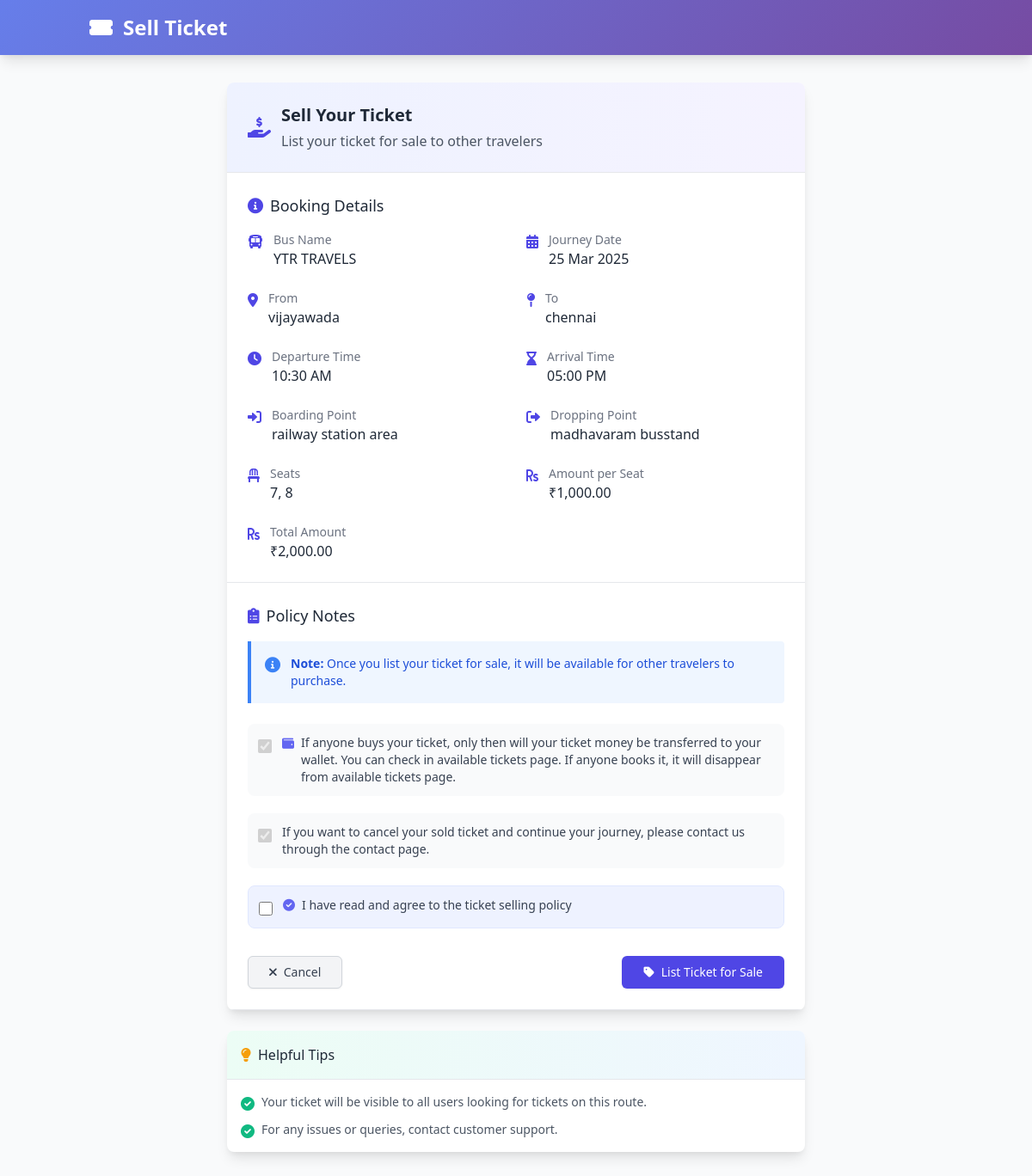
Page /sell.php?id=31 (signed in) on the committed database.
### tables this page shows
CREATE TABLE `bookings` (
  `id` int(11) NOT NULL,
  `user_id` int(11) NOT NULL,
  `bus_id` int(11) NOT NULL,
  `busname` varchar(255) NOT NULL,
  `journeydate` date NOT NULL,
  `ticketprice` decimal(10,2) NOT NULL,
  `booking_date` datetime NOT NULL,
  `email` varchar(255) DEFAULT NULL,
  `boarding_point` varchar(255) NOT NULL,
  `boarding_time` time DEFAULT NULL,
  `dropping_point` varchar(255) NOT NULL,
  `dropping_time` time DEFAULT NULL,
  `from_location` varchar(255) NOT NULL,
  `to_location` varchar(255) NOT NULL,
  `selected_seats` varchar(255) NOT NULL,
  `total_amount` decimal(10,2) DEFAULT NULL,
  `booking_status` enum('confirmed','cancelled') NOT NULL DEFAULT 'confirmed'
);

### sell.php (the view, shortened to what this page needs)
<?php
include 'config.php';
$booking_id = $_GET['id'];
$user_id = $_SESSION['id'];
$query = "SELECT b.*, 'Bus' as type, b.bus_id, b.from_location, b.to_location, b.boarding_point, b.dropping_point,
          b.selected_seats, b.total_amount, b.boarding_time, b.dropping_time, b.booking_status, b.journeydate
          FROM bookings b
          WHERE b.id = ? AND b.user_id = ?";
$stmt = $conn->prepare($query);
$stmt->bind_param("ii", $booking_id, $user_id);
$stmt->execute();
$result = $stmt->get_result();
$booking = $result->fetch_assoc();
$seats_array = explode(',', $booking['selected_seats']);
$total_seats = count($seats_array);
$amount_per_seat = $booking['total_amount'] / $total_seats;
?>
<!DOCTYPE html>
<html lang="en">
<head>
    <link href="https://cdnjs.cloudflare.com/ajax/libs/tailwindcss/2.2.19/tailwind.min.css" rel="stylesheet">
    <link href="https://cdnjs.cloudflare.com/ajax/libs/font-awesome/6.0.0/css/all.min.css" rel="stylesheet">
</head>
<body class="bg-gray-50 min-h-screen">
    <nav class="gradient-bg text-white shadow-lg sticky top-0 z-10">
        <div class="container mx-auto px-4 py-4">
            <div class="flex items-center justify-between">
                <div class="flex items-center">
                    <i class="fas fa-ticket-alt text-xl sm:text-2xl mr-3 rotate-45"></i>
                    <h1 class="text-lg sm:text-2xl font-bold">Sell Ticket</h1>
                </div>
            </div>
        </div>
    </nav>
    <div class="container mx-auto px-4 py-8">
        <div class="bg-white rounded-lg shadow-lg overflow-hidden max-w-2xl mx-auto card-shadow">
            <div class="p-6 border-b border-gray-200 bg-gradient-to-r from-indigo-50 to-purple-50">
                <div class="flex items-center">
                    <i class="fas fa-hand-holding-dollar text-2xl text-indigo-600 mr-3"></i>
                    <div>
                        <h2 class="text-xl font-semibold text-gray-800">Sell Your Ticket</h2>
                        <p class="text-gray-600 mt-1">List your ticket for sale to other travelers</p>
                    </div>
                </div>
            </div>
            <div class="p-6 border-b border-gray-200">
                <div class="flex items-center mb-4">
                    <i class="fas fa-info-circle text-lg text-indigo-600 mr-2"></i>
                    <h3 class="text-lg font-medium text-gray-800">Booking Details</h3>
                </div>
                <div class="grid grid-cols-1 md:grid-cols-2 gap-6">
                    <div class="flex items-start">
                        <i class="fas fa-bus text-indigo-500 mt-1 mr-3 feature-icon"></i>
                        <div>
                            <p class="text-sm text-gray-500">Bus Name</p>
                            <p class="text-gray-800 font-medium"><?php echo htmlspecialchars($booking['busname']); ?></p>
                        </div>
                    </div>
                    <div class="flex items-start">
                        <i class="fas fa-calendar-alt text-indigo-500 mt-1 mr-3 feature-icon"></i>
                        <div>
                            <p class="text-sm text-gray-500">Journey Date</p>
                            <p class="text-gray-800 font-medium">
                                <?php echo date('d M Y', strtotime($booking['journeydate'])); ?></p>
                        </div>
                    </div>
                    <div class="flex items-start">
                        <i class="fas fa-map-marker-alt text-indigo-500 mt-1 mr-3 feature-icon"></i>
                        <div>
                            <p class="text-sm text-gray-500">From</p>
                            <p class="text-gray-800 font-medium"><?php echo htmlspecialchars($booking['from_location']); ?></p>
                        </div>
                    </div>
                    <div class="flex items-start">
                        <i class="fas fa-map-pin text-indigo-500 mt-1 mr-3 feature-icon"></i>
                        <div>
                            <p class="text-sm text-gray-500">To</p>
                            <p class="text-gray-800 font-medium"><?php echo htmlspecialchars($booking['to_location']); ?></p>
                        </div>
                    </div>
                    <div class="flex items-start">
                        <i class="fas fa-clock text-indigo-500 mt-1 mr-3 feature-icon"></i>
                        <div>
                            <p class="text-sm text-gray-500">Departure Time</p>
                            <p class="text-gray-800 font-medium">
                                <?php echo date('h:i A', strtotime($booking['boarding_time'])); ?></p>
                        </div>
                    </div>
                    <?php if ($booking['dropping_time']): ?>
                        <div class="flex items-start">
                            <i class="fas fa-hourglass-end text-indigo-500 mt-1 mr-3 feature-icon"></i>
                            <div>
                                <p class="text-sm text-gray-500">Arrival Time</p>
                                <p class="text-gray-800 font-medium">
                                    <?php echo date('h:i A', strtotime($booking['dropping_time'])); ?></p>
                            </div>
                        </div>
                    <?php endif; ?>
                    <div class="flex items-start">
                        <i class="fas fa-sign-in-alt text-indigo-500 mt-1 mr-3 feature-icon"></i>
                        <div>
                            <p class="text-sm text-gray-500">Boarding Point</p>
                            <p class="text-gray-800 font-medium"><?php echo htmlspecialchars($booking['boarding_point']); ?></p>
                        </div>
                    </div>
                    <div class="flex items-start">
                        <i class="fas fa-sign-out-alt text-indigo-500 mt-1 mr-3 feature-icon"></i>
                        <div>
                            <p class="text-sm text-gray-500">Dropping Point</p>
                            <p class="text-gray-800 font-medium"><?php echo htmlspecialchars($booking['dropping_point']); ?></p>
                        </div>
                    </div>
                    <div class="flex items-start">
                        <i class="fas fa-chair text-indigo-500 mt-1 mr-3 feature-icon"></i>
                        <div>
                            <p class="text-sm text-gray-500">Seats</p>
                            <p class="text-gray-800 font-medium"><?php echo htmlspecialchars($booking['selected_seats']); ?></p>
                        </div>
                    </div>
                    <div class="flex items-start">
                        <i class="fas fa-rupee-sign text-indigo-500 mt-1 mr-3 feature-icon"></i>
                        <div>
                            <p class="text-sm text-gray-500">Amount per Seat</p>
                            <p class="text-gray-800 font-medium">₹<?php echo number_format($amount_per_seat, 2); ?></p>
                        </div>
                    </div>
                    <div class="flex items-start">
                        <i class="fas fa-rupee-sign text-indigo-500 mt-1 mr-3 feature-icon"></i>
                        <div>
                            <p class="text-sm text-gray-500">Total Amount</p>
                            <p class="text-gray-800 font-medium">₹<?php echo number_format($booking['total_amount'], 2); ?></p>
                        </div>
                    </div>
                </div>
            </div>
            <div class="p-6 border-b border-gray-200">
                <div class="flex items-center mb-4">
                    <i class="fas fa-clipboard-list text-lg text-indigo-600 mr-2"></i>
                    <h3 class="text-lg font-medium text-gray-800">Policy Notes</h3>
                </div>
                <div class="bg-blue-50 border-l-4 border-blue-500 p-4 mb-6 rounded-r">
                    <div class="flex">
                        <div class="flex-shrink-0">
                            <i class="fas fa-info-circle text-blue-500 text-lg"></i>
                        </div>
                        <div class="ml-3">
                            <p class="text-sm text-blue-700">
                                <span class="font-bold">Note:</span> Once you list your ticket for sale, it will be
                                available for other travelers to purchase.
                            </p>
                        </div>
                    </div>
                </div>
                <form method="POST" action="sellDB.php">
                    <div class="space-y-5">
                        <div class="flex items-start p-3 bg-gray-50 rounded-lg hover:bg-gray-100 transition-all duration-200">
                            <div class="flex items-center h-5 mt-1">
                                <input id="policy1" name="policy1" type="checkbox"
                                    class="policy-checkbox h-4 w-4 text-indigo-600 border-gray-300 rounded" checked
                                    disabled>
                            </div>
                            <div class="ml-3 text-sm">
                                <label for="policy1" class="font-medium text-gray-700 flex items-start">
                                    <i class="fas fa-wallet text-indigo-500 mr-2 mt-1"></i>
                                    <span>If anyone buys your ticket, only then will your ticket money be transferred to your wallet. You can check in
                                    available tickets page. If anyone books it, it will disappear from available tickets
                                    page.</span>
                                </label>
                            </div>
                        </div>
                        <div class="flex items-start p-3 bg-gray-50 rounded-lg hover:bg-gray-100 transition-all duration-200">
                            <div class="flex items-center h-5 mt-1">
                                <input id="policy2" name="policy2" type="checkbox"
                                    class="policy-checkbox h-4 w-4 text-indigo-600 border-gray-300 rounded" checked
                                    disabled>
                            </div>
                            <div class="ml-3 text-sm">
                                <label for="policy2" class="font-medium text-gray-700 flex items-start">
                                    <span>If you want to cancel your sold ticket and continue your journey, please contact us through the contact
                                    page.</span>
                                </label>
                            </div>
                        </div>
                        <div class="flex items-start mt-6 p-3 bg-indigo-50 rounded-lg border border-indigo-100">
                            <div class="flex items-center h-5 mt-1">
                                <input id="agree_policy" name="agree_policy" type="checkbox"
                                    class="h-4 w-4 text-indigo-600 border-gray-300 rounded focus:ring-indigo-500">
                            </div>
                            <div class="ml-3 text-sm">
                                <label for="agree_policy" class="font-medium text-gray-700 flex items-center">
                                    <i class="fas fa-check-circle text-indigo-500 mr-2"></i>
                                    <span>I have read and agree to the ticket selling policy</span>
                                </label>
                            </div>
                        </div>
                    </div>
                    <div class="mt-8 flex items-center justify-between flex-wrap gap-4">
                        <a href="mybookings.php"
                            class="bg-gray-100 py-2 px-6 border border-gray-300 rounded-md shadow-sm text-sm font-medium text-gray-700 hover:bg-gray-200 focus:outline-none focus:ring-2 focus:ring-offset-2 focus:ring-indigo-500 flex items-center btn-hover">
                            <i class="fas fa-times mr-2"></i>
                            Cancel
                        </a>
                        <button type="submit"
                            class="bg-indigo-600 py-2 px-6 border border-transparent rounded-md shadow-sm text-sm font-medium text-white hover:bg-indigo-700 focus:outline-none focus:ring-2 focus:ring-offset-2 focus:ring-indigo-500 flex items-center btn-hover">
                            <i class="fas fa-tag mr-2"></i>
                            List Ticket for Sale
                        </button>
                    </div>
                </form>
            </div>
        </div>
        <div class="bg-white rounded-lg shadow-lg overflow-hidden max-w-2xl mx-auto card-shadow mt-6">
            <div class="p-4 border-b border-gray-200 bg-gradient-to-r from-green-50 to-blue-50">
                <div class="flex items-center">
                    <i class="fas fa-lightbulb text-yellow-500 mr-2"></i>
                    <h3 class="text-md font-medium text-gray-800">Helpful Tips</h3>
                </div>
            </div>
            <div class="p-4">
                <ul class="space-y-3">
                    <li class="flex items-start">
                        <i class="fas fa-check-circle text-green-500 mt-1 mr-2"></i>
                        <span class="text-sm text-gray-600">Your ticket will be visible to all users looking for tickets on this route.</span>
                    </li>
                    <li class="flex items-start">
                        <i class="fas fa-check-circle text-green-500 mt-1 mr-2"></i>
                        <span class="text-sm text-gray-600">For any issues or queries, contact customer support.</span>
                    </li>
                </ul>
            </div>
        </div>
    </div>
</body>
</html>

### sell.php (style rules this page uses)
.gradient-bg { background: linear-gradient(135deg, #667eea 0%, #764ba2 100%); }
.card-shadow { box-shadow: 0 10px 15px -3px rgba(0, 0, 0, 0.1), 0 4px 6px -2px rgba(0, 0, 0, 0.05); transition: all 0.3s ease; }
.btn-hover { transition: transform 0.2s ease-in-out; }
.feature-icon { color: #4f46e5; }

### rows in the picture
bookings: busname "YTR TRAVELS", journeydate "25 Mar 2025", from_location "vijayawada", to_location "chennai", boarding_time "10:30 AM", dropping_time "05:00 PM", boarding_point "railway station area", dropping_point "madhavaram busstand", selected_seats "7, 8", amount_per_seat "1,000.00", total_amount "2,000.00"
